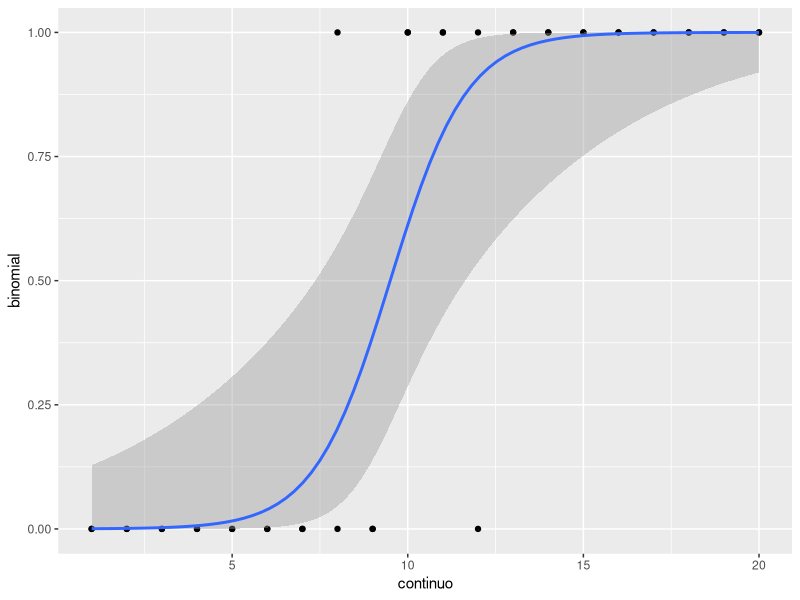

Write R code to recreate this figure.
## ---- chunk 1
knitr::opts_chunk$set(echo = TRUE)
## ---- chunk 2
library(ggplot2)
## ---- chunk 3
continuo=c(rep(1:20,2))
binomial=c(0,0,0,0,0,0,0,1,0,1,1,1,1,1,1,1,1,1,1,1,                       
           0,0,0,0,0,0,0,0,0,1,1,0,1,1,1,1,1,1,1,1)
dfLogreg=data.frame(continuo,binomial)
## ---- chunk 4
ggplot(dfLogreg, aes(x=continuo, y=binomial)) +
  geom_point() +
  stat_smooth(method="glm", method.args = list(family = "binomial"), se=T) 
## ---- chunk 5
logm<-glm(binomial~continuo, data= dfLogreg, family = binomial())

summary(logm)
## ---- chunk 6
library(pscl)

pR2(logm)
## ---- chunk 7
library(tidyverse)
head(dfLogreg)
probabilities <- logm %>% predict(dfLogreg, type = "response")
predicted.classes <- ifelse(probabilities > 0.5, "1", "0")
mean(predicted.classes==dfLogreg$binomial)
